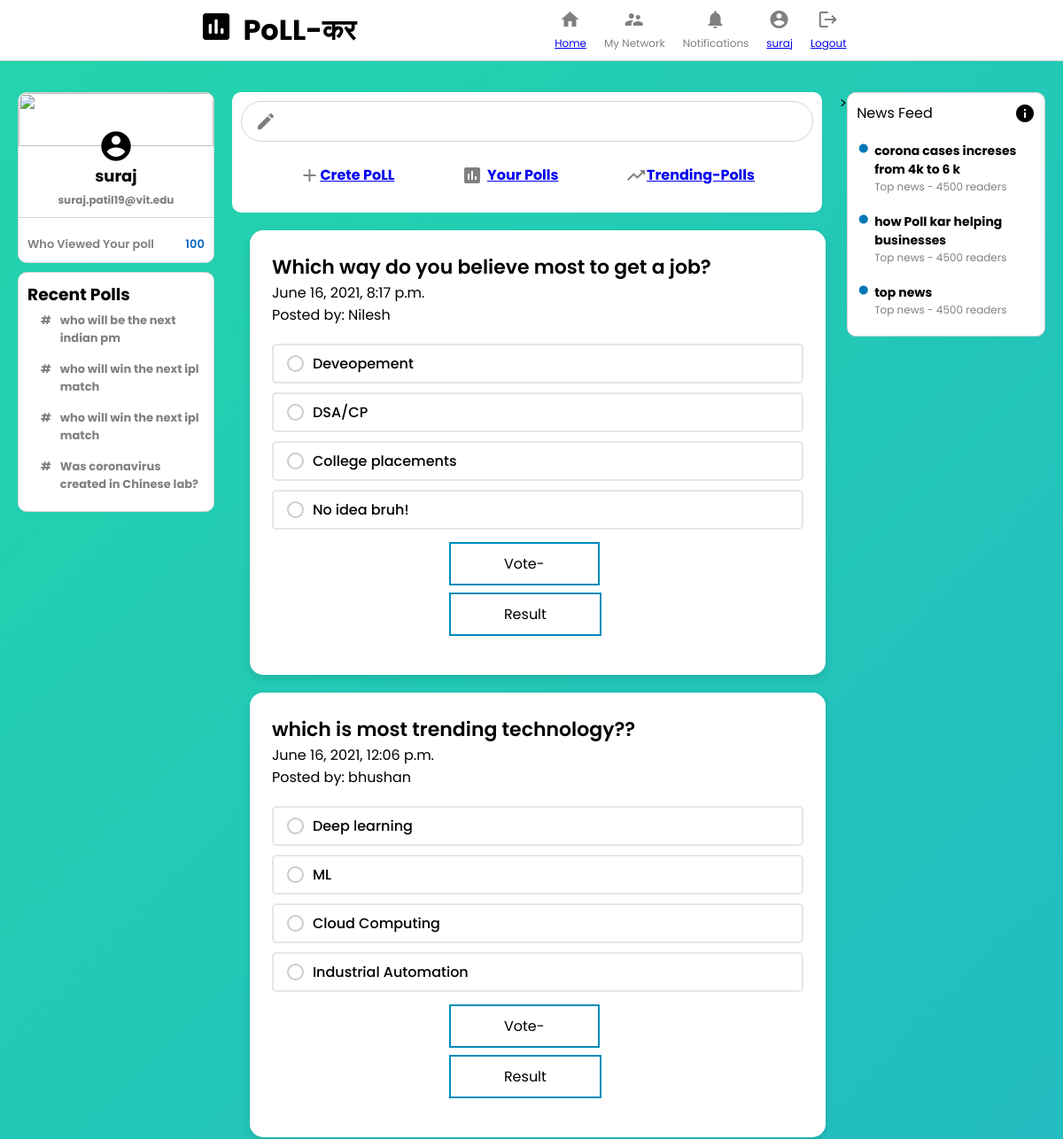
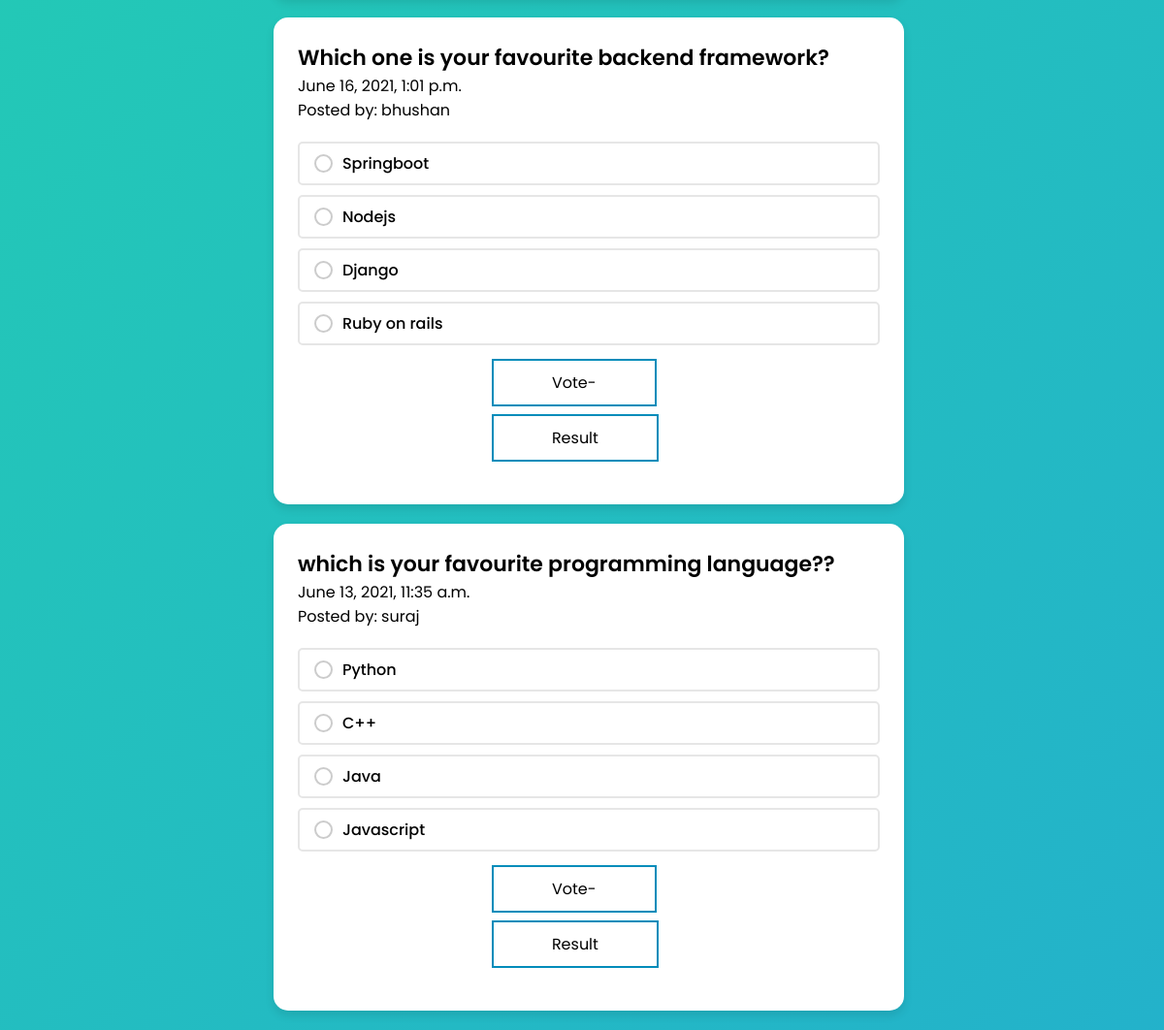
Screenshot of / (signed in) with the database file from the repository (2 pictures, top to bottom).
### main/models.py (models this page shows, shortened)
class Poll(models.Model):
    user = models.ForeignKey(User, on_delete=models.CASCADE)
    question = models.TextField()
    datetime = models.DateTimeField(auto_now=True)
    option_one = models.CharField(max_length=56)
    option_two = models.CharField(max_length=56)
    option_three = models.CharField(max_length=56)
    option_four = models.CharField(max_length=56)
    option_one_count = models.IntegerField(default=0)
    option_two_count = models.IntegerField(default=0)
    option_three_count = models.IntegerField(default=0)
    option_four_count = models.IntegerField(default=0)

### main/views.py (the view)
# urls.py: path('', views.allpolls, name= 'allpolls' ),
@login_required(login_url='login')
def allpolls(request):
    poll = models.Poll.objects.all()
    polls = poll[::-1]
    context = {
        'polls': polls
    }
    return render( request, 'main/index.html', context)

### templates/main/index.html (shortened to what this page needs)
{% load static %}
<html lang="en">
<head>
    <link rel="stylesheet" href="{% static 'css/index.css' %}"/>
    <link rel="stylesheet" href="{% static 'css/card.css' %}">
</head>
<body>
    <div class="header">
        <div class="header__left">
            <img src="{% static 'img/logo1.png' %}" alt="" />
            <h1>PoLL-कर</h1>
        </div>
        <div class="header__right">
            <div class="headerOption">
                <i class="material-icons headerOption__icon"> home </i>
                <h3><a class="active" href="{% url 'allpolls' %}">Home</a></h3>
            </div>
            <div class="headerOption">
                <i class="material-icons headerOption__icon"> supervisor_account </i>
                <h3>My Network</h3>
            </div>
            <div class="headerOption">
                <i class="material-icons headerOption__icon"> notifications </i>
                <h3>Notifications</h3>
            </div>
            <div class="headerOption">
                <i class="material-icons headerOption__icon"> account_circle </i>
                <h3><a href="{% url 'mypolls' %}">{{ request.user }}</a></h3>
            </div>
            <div class="headerOption">
                <i class="material-icons headerOption__icon"> logout </i>
                <h3><a href="{% url 'logout' %}">Logout</a></h3>
            </div>
        </div>
    </div>
    <div class="body__main">
        <div class="sidebar">
            <div class="sidebar__top">
                <img src="https://images.unsplash.com/photo-1579546929518-9e396f3cc809?crop=entropy&cs=tinysrgb&fit=max&fm=jpg&ixid=MXwxMjA3fDB8MXxhbGx8fHx8fHx8fA&ixlib=rb-1.2.1&q=80&w=1080"
                    alt="" />
                <i class="material-icons sidebar__topAvatar"> account_circle </i>
                <h2>{{ request.user }}</h2>
                <h4>{{ request.user.email }}</h4>
            </div>
            <div class="sidebar__stats">
                <div class="sidebar__stat">
                    <p>Who Viewed Your poll</p>
                    <p class="sidebar__statNumber">100</p>
                </div>
            </div>
            <div class="sidebar__bottom">
                <h3>Recent Polls</h3>
                <div class="sidebar__recentItem">
                    <span class="sidebar__hash">#</span>
                    <p>who will be the next indian pm</p>
                </div>
                <div class="sidebar__recentItem">
                    <span class="sidebar__hash">#</span>
                    <p>who will win the next ipl match</p>
                </div>
                <div class="sidebar__recentItem">
                    <span class="sidebar__hash">#</span>
                    <p>who will win the next ipl match</p>
                </div>
                <div class="sidebar__recentItem">
                    <span class="sidebar__hash">#</span>
                    <p>Was coronavirus created in Chinese lab?</p>
                </div>
            </div>
        </div>
        <div class="feed">
            <div class="feed__inputContainer">
                <div class="feed__input">
                    <i class="material-icons"> create </i>
                    <form>
                        <input type="text" />
                    </form>
                </div>
                <div class="feed__inputOptions">
                    <div class="inputOption">
                        <i class="material-icons">add</i>
                        <a href="{% url 'create' %}" target="_blank" rel="noopener noreferrer"><h4>Crete PoLL</h4></a>
                    </div>
                    <div class="inputOption">
                        <i class="large material-icons">insert_chart</i>
                        <h4><a href="{% url 'mypolls' %}">Your Polls</a></h4>
                    </div>
                    <div class="inputOption">
                        <i class="large material-icons"> trending_up</i>
                        <a href="{% url 'allpolls' %}"><h4>Trending-Polls</h4></a>
                    </div>
                </div>
            </div>
            {% for poll in polls %}
            <div>
                <div class="wrapper">
                    <header>{{ poll.question }}</header>
                    <span class="text">{{ poll.datetime }}</span><br>
                    <span class="text">Posted by: {{ poll.user }}</span>
                    <div class="poll-area">
                        <label for="opt-1" class="opt-1">
                            <div class="row">
                                <div class="column">
                                    <span class="circle"></span>
                                    <span class="text">{{ poll.option_one }}</span>
                                </div>
                            </div>
                        </label>
                        <label for="opt-2" class="opt-2">
                            <div class="row">
                                <div class="column">
                                    <span class="circle"></span>
                                    <span class="text">{{ poll.option_two }}</span>
                                </div>
                            </div>
                        </label>
                        <label for="opt-3" class="opt-3">
                            <div class="row">
                                <div class="column">
                                    <span class="circle"></span>
                                    <span class="text">{{ poll.option_three }}</span>
                                </div>
                            </div>
                        </label>
                        <label for="opt-4" class="opt-4">
                            <div class="row">
                                <div class="column">
                                    <span class="circle"></span>
                                    <span class="text">{{ poll.option_four }}</span>
                                </div>
                            </div>
                        </label>
                        <div style="display: inline-block;">
                            <a href="{% url 'vote' poll.id %}"><button type="button" class="button button2"> Vote- </button></a>
                        </div>
                        <div style="display: inline-block;">
                            <a href="{% url 'result' poll.id %}"><button type="button" class="button button2">Result</button></a>
                        </div>
                    </div>
                </div>
            </div>
            {% endfor %}
        </div>>
        <div class="widgets">
            <div class="widgets__header">
                <h2>News Feed
                </h2>
                <i class="material-icons"> info </i>
            </div>
            <div class="widgets__article">
                <div class="widgets__articleLeft">
                    <i class="material-icons"> fiber_manual_record </i>
                </div>
                <div class="widgets__articleRight">
                    <h4>corona cases increses from 4k to 6 k</h4>
                    <p>Top news - 4500 readers</p>
                </div>
            </div>
            <div class="widgets__article">
                <div class="widgets__articleLeft">
                    <i class="material-icons"> fiber_manual_record </i>
                </div>
                <div class="widgets__articleRight">
                    <h4>how Poll kar helping businesses</h4>
                    <p>Top news - 4500 readers</p>
                </div>
            </div>
            <div class="widgets__article">
                <div class="widgets__articleLeft">
                    <i class="material-icons"> fiber_manual_record </i>
                </div>
                <div class="widgets__articleRight">
                    <h4>top news</h4>
                    <p>Top news - 4500 readers</p>
                </div>
            </div>
        </div>
    </div>
</body>
</html>

### static/css/index.css (style rules this page uses)
* { margin: 0; padding: 0; }
body { background-repeat: no-repeat; background: linear-gradient(-45deg, #ee7752, #e73c7e, #23a6d5, #23d5ab); background-size: 400% 400%; animation: gradient 15s ease infinite; display: flex; flex-direction: column; align-items: center; }
.header__left img { object-fit: contain; height: 40px; margin-right: 10px; }
.header { width: 100%; display: flex; position: sticky; top: 0; z-index: 999; justify-content: space-evenly; border-bottom: 0.1px solid lightgray; padding-top: 10px; padding-bottom: 10px; width: 100%; background-color: white; }
.header__left { display: flex; }
.header__right { display: flex; }
.headerOption { display: flex; flex-direction: column; align-items: center; margin-right: 20px; color: gray; cursor: pointer; }
.headerOption h3 { font-size: 12px; margin-top: 10px; font-weight: 400; }
.headerOption__icon { margin-right: 5px; height: 20px; width: 20px; }
.body__main { display: flex; margin-top: 35px; max-width: 1200px; margin-left: 20px; margin-right: 20px; }
.sidebar { position: sticky; top: 80px; flex: 0.2; border-radius: 10px; text-align: center; height: fit-content; }
.sidebar__top > img { margin-bottom: -20px; width: 100%; height: 60px; border-top-left-radius: 10px; border-top-right-radius: 10px; object-fit: cover; }
.sidebar__top { display: flex; flex-direction: column; align-items: center; border: 1px solid lightgray; border-bottom: 0; border-top-left-radius: 10px; border-top-right-radius: 10px; background-color: white; padding-bottom: 10px; }
.sidebar__topAvatar { font-size: 40px; }
.sidebar__stats { padding: 10px; margin-bottom: 10px; border: 1px solid lightgray; background-color: white; border-bottom-left-radius: 10px; border-bottom-right-radius: 10px; }
.sidebar__stat { margin-top: 10px; display: flex; justify-content: space-between; }
.sidebar__stat > p { color: gray; font-size: 13px; font-weight: 600; }
.sidebar__statNumber { font-weight: bold; color: #0a66c2 !important; }
.sidebar__top > h4 { color: gray; font-size: 12px; margin-top: 5px; }
.sidebar__top > h2 { font-size: 18px; }
.sidebar__bottom { text-align: left; padding: 10px; border: 1px solid lightgray; background-color: white; border-radius: 10px; margin-top: 10px; }
.sidebar__recentItem { display: flex; font-size: 13px; color: gray; font-weight: bolder; cursor: pointer; margin-bottom: 5px; padding: 5px; }
.sidebar__hash { margin-right: 10px; margin-left: 10px; }
.feed { flex: 0.6; margin: 0 20px; }
.feed__inputContainer { background-color: white; padding: 10px; padding-bottom: 20px; border-radius: 10px; margin-bottom: 20px; }
.feed__input { border: 1px solid lightgray; border-radius: 30px; display: flex; padding: 10px; color: gray; padding-left: 15px; }
.feed__input > form { display: flex; width: 100%; }
.feed__input > form > input { border: none; flex: 1; margin-left: 10px; outline-width: 0; font-weight: 600; }
.feed__inputOptions { display: flex; justify-content: space-evenly; }
.inputOption { display: flex; align-items: center; margin-top: 15px; color: gray; padding: 10px; cursor: pointer; }
.inputOption > h4 { margin-left: 5px; }
.widgets { position: sticky; top: 80px; flex: 0.2; background-color: white; border-radius: 10px; border: 1px solid lightgray; height: fit-content; padding-bottom: 10px; }
.widgets__header { display: flex; align-items: center; justify-content: space-between; padding: 10px; }
.widgets__header > h2 { font-size: 16px; font-weight: 400; }
.widgets__article { display: flex; padding: 10px; cursor: pointer; }
.widgets__articleLeft { color: #0177b7; margin-right: 5px; }
.widgets__articleLeft .material-icons { font-size: 15px; }
.widgets__articleRight { flex: 1; }
.widgets__articleRight > h4 { font-size: 14px; }
.widgets__articleRight > p { font-size: 12px; color: gray; }

### rows the page displays
Poll: question "Which way do you believe most to get a job?", datetime "June 16, 2021, 8:17 p.m.", user "Nilesh", option_one "Deveopement", option_two "DSA/CP", option_three "College placements", option_four "No idea bruh!"
Poll: question "which is most trending technology??", datetime "June 16, 2021, 12:06 p.m.", user "bhushan", option_one "Deep learning", option_two "ML", option_three "Cloud Computing", option_four "Industrial Automation"
Poll: question "Which one is your favourite backend framework?", datetime "June 16, 2021, 1:01 p.m.", user "bhushan", option_one "Springboot", option_two "Nodejs", option_three "Django", option_four "Ruby on rails"
Poll: question "which is your favourite programming language??", datetime "June 13, 2021, 11:35 a.m.", user "suraj", option_one "Python", option_two "C++", option_three "Java", option_four "Javascript"

### other values shown
{{ request.user }} "suraj"
{{ request.user.email }} "suraj.patil19@vit.edu"
